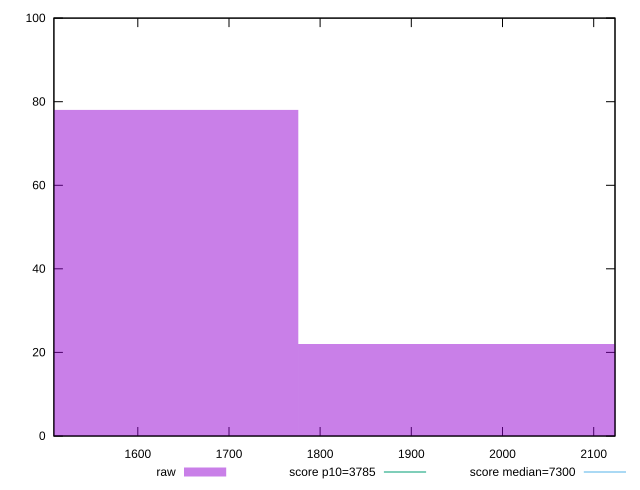

Recreate this plot in gnuplot.
reset

$raw <<EOF
1578.6470499947632 78
1973.3088124934538 22
EOF

set key outside below
set boxwidth 394.6617624986908
set xrange [1508.0034:2123.4029499999997]
set yrange [0:100]
set style fill transparent solid 0.5 noborder

set parametric
set terminal svg size 640, 490 enhanced background rgb 'white'
set output "report_00007_2020-12-11T15:55:29.892Z/interactive/samples/pages+cached+noexternal+nofonts+nosvg+noimg/raw/histogram.svg"

plot $raw title "raw" with boxes, \
     3785,t title "score p10=3785", \
     7300,t title "score median=7300"

reset
